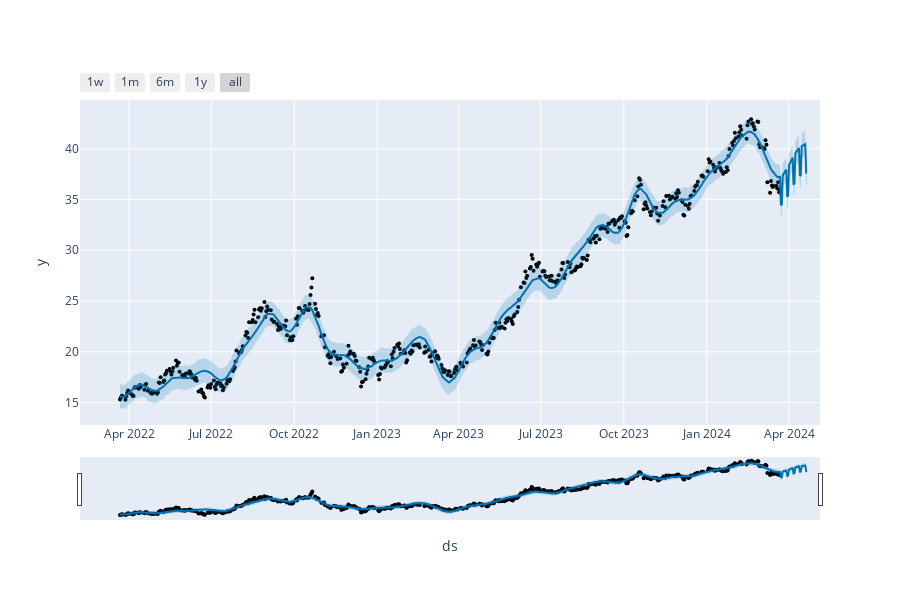

This figure's notebook cell:
### Code cell
#Visualizando
from prophet.plot import plot_plotly

plot_plotly(modelo,previsoes)

### Figure 1 — Plotly figure (JSON) as saved in the notebook; plotly's stock layout.template omitted (floating-point values rounded to 4 significant figures; data arrays with more than 128 entries replaced by an {"elided": "..."} marker saying what was removed)
{"data": [{"marker": {"color": "black", "size": 4}, "mode": "markers", "name": "Actual", "type": "scatter", "x": {"elided": "501 str values"}, "y": {"elided": "501 float values"}}, {"hoverinfo": "skip", "line": {"width": 0}, "mode": "lines", "type": "scatter", "x": {"elided": "531 str values"}, "y": {"elided": "531 float values"}}, {"fill": "tonexty", "fillcolor": "rgba(0, 114, 178, 0.2)", "line": {"color": "#0072B2", "width": 2}, "mode": "lines", "name": "Predicted", "type": "scatter", "x": {"elided": "531 str values"}, "y": {"elided": "531 float values"}}, {"fill": "tonexty", "fillcolor": "rgba(0, 114, 178, 0.2)", "hoverinfo": "skip", "line": {"width": 0}, "mode": "lines", "type": "scatter", "x": {"elided": "531 str values"}, "y": {"elided": "531 float values"}}], "layout": {"height": 600, "showlegend": false, "width": 900, "xaxis": {"rangeselector": {"buttons": [{"count": 7, "label": "1w", "step": "day", "stepmode": "backward"}, {"count": 1, "label": "1m", "step": "month", "stepmode": "backward"}, {"count": 6, "label": "6m", "step": "month", "stepmode": "backward"}, {"count": 1, "label": "1y", "step": "year", "stepmode": "backward"}, {"step": "all"}]}, "rangeslider": {"visible": true}, "title": {"text": "ds"}, "type": "date"}, "yaxis": {"title": {"text": "y"}}}}
